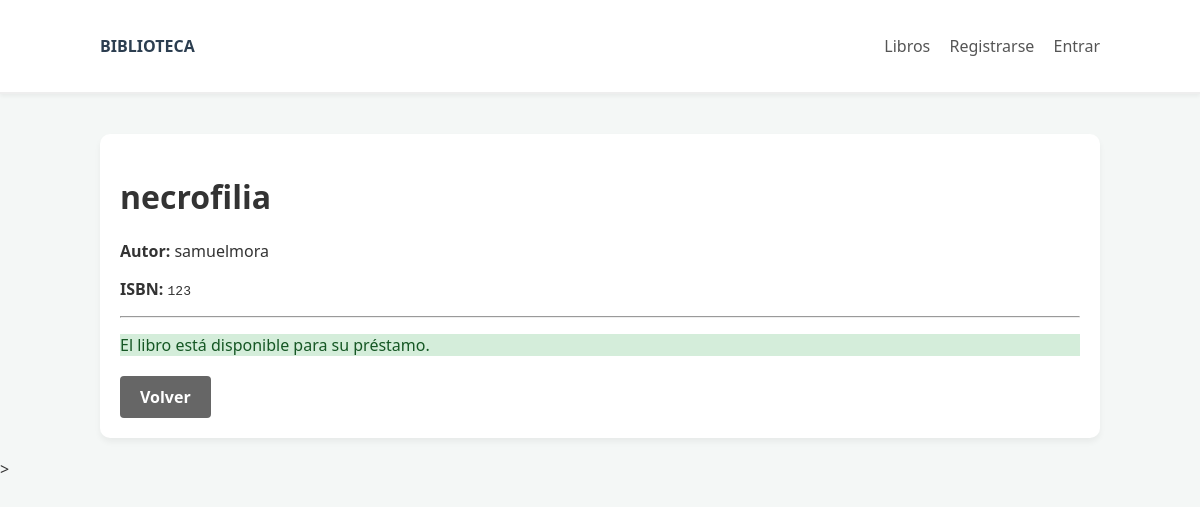
The app's page /libro/1/ with its own data.
### catalog/models.py (models this page shows, shortened)
class Libro(models.Model):
    titulo= models.CharField(max_length=150)
    isbn= models.CharField(max_length=13, unique=True)
    validacion= models.BooleanField(default=True)
    autor=models.ForeignKey(Autor, on_delete=models.CASCADE)
    class Meta:
         ordering= ['titulo']

class Autor(models.Model):
    nombre= models.CharField(max_length=150)

### catalog/views.py (the view)
# urls.py: path('libro/<int:pk>/', views.detalle_libro, name='detalle_libro'),
def detalle_libro(request, pk):
    libro_obj = get_object_or_404(Libro, pk=pk)
    ultimo_p = Prestamo.objects.filter(libro=libro_obj).order_by('-fecha_inicial').first()
    return render(request, 'catalog/detalle_libro.html', {
        'libro': libro_obj,
        'ultimo': ultimo_p
    })

### catalog/templates/catalog/detalle_libro.html (shortened to what this page needs)
{% extends "base.html" %}
{% block content %}
  <div class="card">
    <h1>{{ libro.titulo }}</h1>
    <p><b>Autor:</b> {{ libro.autor.nombre }}</p>
    <p><b>ISBN:</b> <code>{{ libro.isbn }}</code></p>
    <hr>
    {% if not libro.validacion %}
      <div class="alert danger">
        <strong>Estado:</strong> No disponible (Prestado).
        {% if user.is_staff and ultimo %}
          <br><small>Prestado a: {{ ultimo.usuario.username }}</small>
        {% endif %}
      </div>
    {% else %}
      <p class="success">El libro está disponible para su préstamo.</p>
    {% endif %}
    <div style="margin-top: 20px;">
      <a href="{% url 'list_libros' %}" class="btn-save" style="text-decoration:none; background:#666;">Volver</a>
    </div>
  </div>
{% endblock %}

### catalog/static/css/app.css (style rules this page uses)
:root { --primary: #2c3e50; --success: #27ae60; --warning: #f39c12; --danger: #e74c3c; --info: #3498db; --light: #f8f9fa; }
body { font-family: 'Segoe UI', Tahoma, Geneva, Verdana, sans-serif; margin: 0; background-color: #f4f7f6; color: #333; }
.card { background: white; border-radius: 10px; padding: 20px; box-shadow: 0 4px 6px rgba(0,0,0,0.05); margin-top: 20px; }
.btn-save { display: inline-block; background-color: var(--primary); color: white; padding: 10px 20px; border: none; border-radius: 6px; cursor: pointer; font-weight: 600; transition: all 0.3s ease; text-align: center; }
.success { background: #d4edda; border-color: var(--success); color: #155724; }
.btn-save { background-color: #2c3e50; color: white; border: none; border-radius: 4px; cursor: pointer; font-weight: bold; transition: background 0.2s; }

### records on screen
Libro: titulo "necrofilia", autor.nombre "samuelmora", isbn "123"
